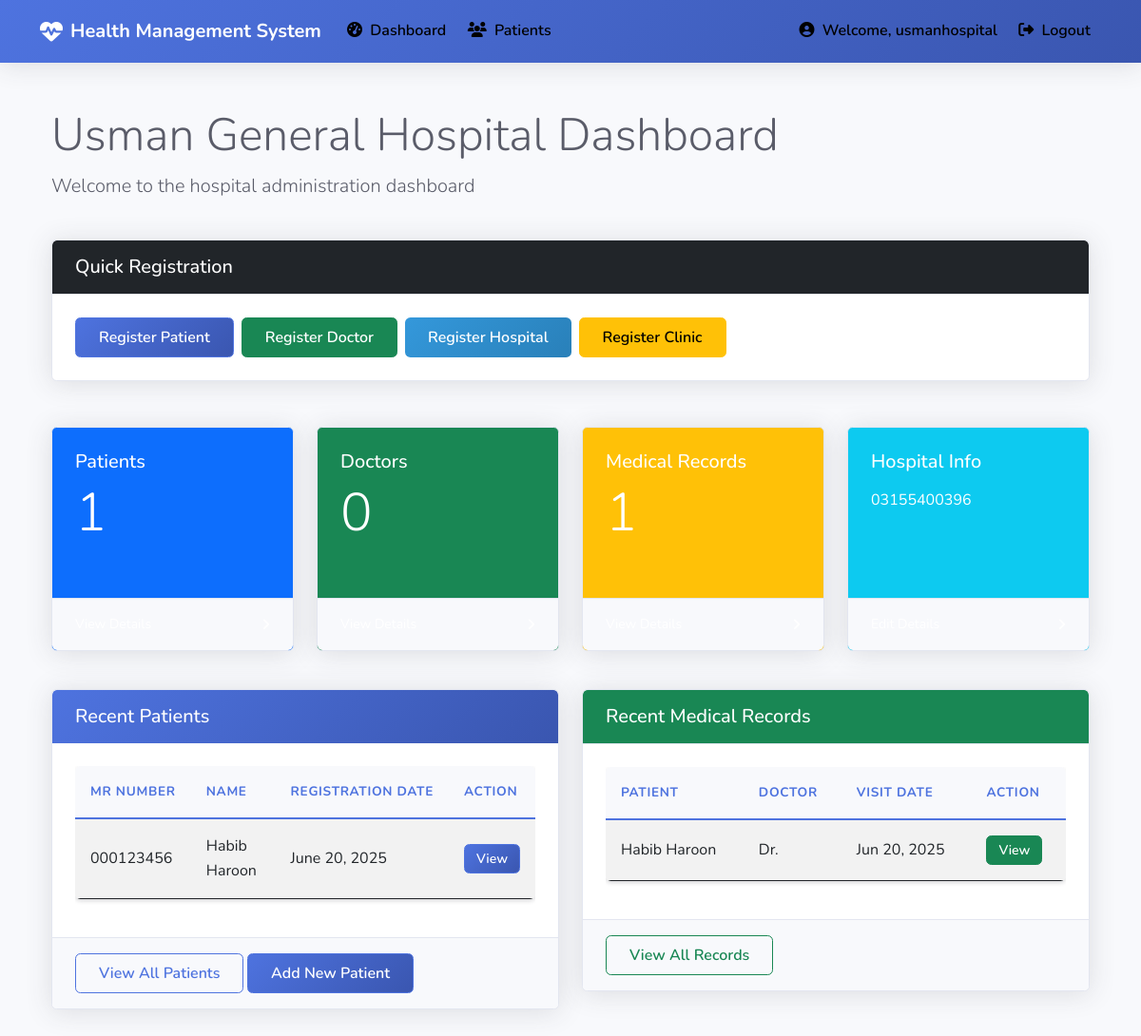
/hospital-admin/dashboard/ (signed in), run on the app's committed database.
### core/models.py (models this page shows, shortened)
class Hospital(models.Model):
    user = models.OneToOneField(User, on_delete=models.CASCADE, null=True, blank=True)
    HOSPITAL_TYPES = [
        ('public', 'Public'),
        ('private', 'Private'),
        ('military', 'Military'),
        ('trust', 'Trust'),
        ('ngo', 'NGO'),
    ]
    name = models.CharField(max_length=200)
    registration_number = models.CharField(max_length=50, default='REG-00000')  # Removed unique=True temporarily
    hospital_type = models.CharField(max_length=20, choices=HOSPITAL_TYPES, default='private')
    street_address = models.CharField(max_length=255, default='')
    city = models.CharField(max_length=100, default='')
    state = models.CharField(max_length=100, default='')
    postal_code = models.CharField(max_length=20, default='')
    country = models.CharField(max_length=100, default='')
    contact_person_name = models.CharField(max_length=100, default='')
    designation = models.CharField(max_length=100, default='')
    contact_number = models.CharField(max_length=15)
    email = models.EmailField()
    alternate_contact = models.CharField(max_length=15, blank=True, null=True)
    fax_number = models.CharField(max_length=15, blank=True, null=True)
    registration_date = models.DateField(auto_now_add=True)

class Patient(models.Model):
    mr_number = models.CharField(max_length=20, unique=True, validators=[MinLengthValidator(5)])
    first_name = models.CharField(max_length=100)
    last_name = models.CharField(max_length=100)
    date_of_birth = models.DateField()
    gender = models.CharField(max_length=10, choices=[('M', 'Male'), ('F', 'Female'), ('O', 'Other')])
    blood_group = models.CharField(max_length=5, blank=True)
    address = models.TextField()
    contact_number = models.CharField(max_length=15)
    email = models.EmailField(blank=True)
    registered_at = models.ForeignKey(Hospital, on_delete=models.CASCADE)
    registration_date = models.DateField(auto_now_add=True)

class PatientRecord(models.Model):
    patient = models.ForeignKey(Patient, on_delete=models.CASCADE)
    doctor = models.ForeignKey(Doctor, on_delete=models.SET_NULL, null=True)
    visit_date = models.DateTimeField(auto_now_add=True)
    symptoms = models.TextField()
    diagnosis = models.TextField()
    prescription = models.TextField()
    notes = models.TextField(blank=True)
    next_visit = models.DateField(blank=True, null=True)

class Doctor(models.Model):
    user = models.OneToOneField(User, on_delete=models.CASCADE)
    clinic = models.ForeignKey(Clinic, on_delete=models.SET_NULL, null=True, blank=True)
    specialization = models.CharField(max_length=200)
    license_number = models.CharField(max_length=50)
    contact_number = models.CharField(max_length=15)
    join_date = models.DateField(auto_now_add=True)
    def __str__(self):
        return f"Dr. {self.user.get_full_name()}"

### core/views.py (the view)
# urls.py: path('hospital-admin/dashboard/', views.hospital_admin_dashboard, name='hospital_admin_dashboard'),
@login_required
def hospital_admin_dashboard(request):
    if not hasattr(request.user, 'hospitaladmin'):
        return redirect('login')
    hospital_admin = request.user.hospitaladmin
    hospital = hospital_admin.hospital
    stats = {
        'hospital': hospital,
        'patient_count': Patient.objects.filter(registered_at=hospital).count(),
        'doctor_count': Doctor.objects.filter(clinic__hospital=hospital).count(),
        'record_count': PatientRecord.objects.filter(patient__registered_at=hospital).count(),
        'recent_patients': Patient.objects.filter(registered_at=hospital).order_by('-registration_date')[:10],
        'recent_records': PatientRecord.objects.filter(patient__registered_at=hospital).order_by('-visit_date')[:10],
    }
    return render(request, 'core/hospital_admin_dashboard.html', stats)

### templates/core/hospital_admin_dashboard.html (shortened to what this page needs)
{% extends "base.html" %}
{% block content %}
<div class="container mt-4">
    <div class="row mb-4">
        <div class="col-12">
            <h1 class="display-5">{{ hospital.name }} Dashboard</h1>
            <p class="lead">Welcome to the hospital administration dashboard</p>
        </div>
    </div>
    <div class="row mb-4">
        <div class="col-12">
            <div class="card">
                <div class="card-header bg-dark text-white">
                    <h5 class="mb-0">Quick Registration</h5>
                </div>
                <div class="card-body">
                    <div class="d-flex flex-wrap gap-2">
                        <a href="{% url 'register_patient' %}" class="btn btn-primary">Register Patient</a>
                        <a href="{% url 'register_doctor' %}" class="btn btn-success">Register Doctor</a>
                        <a href="{% url 'register_hospital' %}" class="btn btn-info">Register Hospital</a>
                        <a href="{% url 'register_clinic' %}" class="btn btn-warning">Register Clinic</a>
                    </div>
                </div>
            </div>
        </div>
    </div>
    <div class="row mb-4">
        <div class="col-md-3 mb-3">
            <div class="card bg-primary text-white h-100">
                <div class="card-body">
                    <h5 class="card-title">Patients</h5>
                    <h2 class="display-4">{{ patient_count }}</h2>
                </div>
                <div class="card-footer d-flex align-items-center justify-content-between">
                    <a href="{% url 'patient_list' %}" class="text-white text-decoration-none">View Details</a>
                    <i class="fas fa-angle-right text-white"></i>
                </div>
            </div>
        </div>
        <div class="col-md-3 mb-3">
            <div class="card bg-success text-white h-100">
                <div class="card-body">
                    <h5 class="card-title">Doctors</h5>
                    <h2 class="display-4">{{ doctor_count }}</h2>
                </div>
                <div class="card-footer d-flex align-items-center justify-content-between">
                    <a href="#" class="text-white text-decoration-none">View Details</a>
                    <i class="fas fa-angle-right text-white"></i>
                </div>
            </div>
        </div>
        <div class="col-md-3 mb-3">
            <div class="card bg-warning text-white h-100">
                <div class="card-body">
                    <h5 class="card-title">Medical Records</h5>
                    <h2 class="display-4">{{ record_count }}</h2>
                </div>
                <div class="card-footer d-flex align-items-center justify-content-between">
                    <a href="#" class="text-white text-decoration-none">View Details</a>
                    <i class="fas fa-angle-right text-white"></i>
                </div>
            </div>
        </div>
        <div class="col-md-3 mb-3">
            <div class="card bg-info text-white h-100">
                <div class="card-body">
                    <h5 class="card-title">Hospital Info</h5>
                    <p>{{ hospital.contact_number }}</p>
                </div>
                <div class="card-footer d-flex align-items-center justify-content-between">
                    <a href="#" class="text-white text-decoration-none">Edit Details</a>
                    <i class="fas fa-angle-right text-white"></i>
                </div>
            </div>
        </div>
    </div>
    <div class="row">
        <div class="col-md-6 mb-4">
            <div class="card">
                <div class="card-header bg-primary text-white">
                    <h5 class="mb-0">Recent Patients</h5>
                </div>
                <div class="card-body">
                    {% if recent_patients %}
                    <div class="table-responsive">
                        <table class="table table-striped">
                            <thead>
                                <tr>
                                    <th>MR Number</th>
                                    <th>Name</th>
                                    <th>Registration Date</th>
                                    <th>Action</th>
                                </tr>
                            </thead>
                            <tbody>
                                {% for patient in recent_patients %}
                                <tr>
                                    <td>{{ patient.mr_number }}</td>
                                    <td>{{ patient.first_name }} {{ patient.last_name }}</td>
                                    <td>{{ patient.registration_date }}</td>
                                    <td>
                                        <a href="{% url 'patient_detail' patient.mr_number %}" class="btn btn-sm btn-primary">View</a>
                                    </td>
                                </tr>
                                {% endfor %}
                            </tbody>
                        </table>
                    </div>
                    {% else %}
                    <p class="text-muted">No recent patients.</p>
                    {% endif %}
                </div>
                <div class="card-footer">
                    <a href="{% url 'patient_list' %}" class="btn btn-outline-primary">View All Patients</a>
                    <a href="{% url 'add_patient' %}" class="btn btn-primary">Add New Patient</a>
                </div>
            </div>
        </div>
        <div class="col-md-6 mb-4">
            <div class="card">
                <div class="card-header bg-success text-white">
                    <h5 class="mb-0">Recent Medical Records</h5>
                </div>
                <div class="card-body">
                    {% if recent_records %}
                    <div class="table-responsive">
                        <table class="table table-striped">
                            <thead>
                                <tr>
                                    <th>Patient</th>
                                    <th>Doctor</th>
                                    <th>Visit Date</th>
                                    <th>Action</th>
                                </tr>
                            </thead>
                            <tbody>
                                {% for record in recent_records %}
                                <tr>
                                    <td>{{ record.patient.first_name }} {{ record.patient.last_name }}</td>
                                    <td>{{ record.doctor }}</td>
                                    <td>{{ record.visit_date|date:"M d, Y" }}</td>
                                    <td>
                                        <a href="{% url 'patient_detail' record.patient.mr_number %}" class="btn btn-sm btn-success">View</a>
                                    </td>
                                </tr>
                                {% endfor %}
                            </tbody>
                        </table>
                    </div>
                    {% else %}
                    <p class="text-muted">No recent medical records.</p>
                    {% endif %}
                </div>
                <div class="card-footer">
                    <a href="#" class="btn btn-outline-success">View All Records</a>
                </div>
            </div>
        </div>
    </div>
</div>
{% endblock %}

### templates/base.html (shortened to what this page needs)
<!DOCTYPE html>
<html lang="en">
<head>
    <link rel="stylesheet" href="https://cdnjs.cloudflare.com/ajax/libs/font-awesome/6.4.0/css/all.min.css">
    <link href="https://cdn.jsdelivr.net/npm/bootstrap@5.3.0/dist/css/bootstrap.min.css" rel="stylesheet">
    {% load static %}
    <link href="{% static 'css/custom.css' %}" rel="stylesheet">
</head>
<body>
    {% if user.is_authenticated %}
    <nav class="navbar navbar-expand-lg navbar-dark mb-4">
        <div class="container">
            <a class="navbar-brand" href="{% url 'dashboard' %}">
                <i class="fas fa-heartbeat me-2"></i>Health Management System
            </a>
            <div class="collapse navbar-collapse" id="navbarNav">
                <ul class="navbar-nav me-auto">
                    <li class="nav-item">
                        <a class="nav-link" href="{% url 'dashboard' %}">
                            <i class="fas fa-tachometer-alt me-1"></i> Dashboard
                        </a>
                    </li>
                    <li class="nav-item">
                        <a class="nav-link" href="{% url 'patient_list' %}">
                            <i class="fas fa-users me-1"></i> Patients
                        </a>
                    </li>
                </ul>
                <div class="navbar-nav">
                    <span class="nav-item nav-link text-light">
                        <i class="fas fa-user-circle me-1"></i> Welcome, {{ user.get_full_name|default:user.username }}
                    </span>
                    <a class="nav-link" href="{% url 'logout' %}">
                        <i class="fas fa-sign-out-alt me-1"></i> Logout
                    </a>
                </div>
            </div>
        </div>
    </nav>
    {% endif %}
    <div class="container">
        {% block content %}{% endblock %}
    </div>
</body>
</html>

### static/css/custom.css (style rules this page uses)
:root { --primary-color: #4e73df; --primary-dark: #3a56b0; --secondary-color: #2c3e50; --success-color: #1cc88a; --info-color: #36b9cc; --warning-color: #f6c23e; --danger-color: #e74a3b; --light-color: #f8f9fc; --dark-color: #5a5c69; --border-radius: 0.35rem; --box-shadow: 0 0.15rem 1.75rem 0 rgba(58, 59, 69, 0.15); --box-shadow-sm: 0 0.125rem 0.25rem 0 rgba(58, 59, 69, 0.2); --transition: all 0.3s ease; --card-cap-bg: #f8f9fc; --card-border-color: #e3e6f0; }
body { font-family: 'Nunito', sans-serif; background-color: #f8f9fc; color: var(--dark-color); line-height: 1.6; min-height: 100vh; display: flex; flex-direction: column; }
.navbar { background: linear-gradient(135deg, var(--primary-color), var(--primary-dark)); box-shadow: var(--box-shadow); padding: 0.75rem 1rem; }
.navbar-brand { font-weight: 700; color: white !important; font-size: 1.25rem; display: flex; align-items: center; }
.navbar-brand i { margin-right: 0.5rem; font-size: 1.5rem; }
.nav-link { color: #000000 !important; transition: var(--transition); font-weight: 600; padding: 0.5rem 1rem; border-radius: var(--border-radius); margin: 0 0.2rem; position: relative; }
.card { border-radius: var(--border-radius); border: 1px solid var(--card-border-color); box-shadow: var(--box-shadow); transition: var(--transition); margin-bottom: 1.5rem; overflow: hidden; background-color: #fff; }
.card-header { background-color: var(--card-cap-bg); color: var(--dark-color); border-bottom: 1px solid var(--card-border-color); padding: 1rem 1.5rem; font-weight: 600; display: flex; align-items: center; justify-content: space-between; }
.card-header.bg-primary { background: linear-gradient(135deg, var(--primary-color), var(--primary-dark)) !important; color: white; border-bottom: none; }
.card-body { padding: 1.5rem; }
.card-footer { background-color: var(--card-cap-bg); border-top: 1px solid var(--card-border-color); padding: 1rem 1.5rem; font-size: 0.875rem; }
.btn { font-weight: 600; padding: 0.5rem 1.5rem; border-radius: var(--border-radius); transition: var(--transition); display: inline-flex; align-items: center; justify-content: center; }
.btn-sm { padding: 0.25rem 0.75rem; font-size: 0.875rem; }
.btn-primary { background: linear-gradient(135deg, var(--primary-color), var(--primary-dark)); border-color: var(--primary-color); color: white; }
.btn-outline-primary { color: var(--primary-color); border-color: var(--primary-color); }
.btn-info { background: linear-gradient(135deg, #3498db, #2980b9); border: none; color: white; }
.table { width: 100%; margin-bottom: 1rem; color: var(--dark-color); border-collapse: separate; border-spacing: 0; border-radius: var(--border-radius); overflow: hidden; box-shadow: var(--box-shadow-sm); }
.table thead th { background-color: var(--card-cap-bg); color: var(--primary-color); font-weight: 700; border-bottom: 2px solid var(--primary-color); padding: 1rem; text-align: left; white-space: nowrap; text-transform: uppercase; font-size: 0.85rem; letter-spacing: 0.05em; }
.table tbody tr { transition: var(--transition); border-bottom: 1px solid var(--card-border-color); }
.table tbody tr:last-child { border-bottom: none; }
.table td { padding: 1rem; vertical-align: middle; }
.table-striped tbody tr:nth-of-type(odd) { background-color: rgba(0, 0, 0, 0.02); }

### data on the page
Hospital: name "Usman General Hospital", contact_number "03155400396"
Patient: mr_number "000123456", first_name "Habib", last_name "Haroon", registration_date "June 20, 2025"
PatientRecord: patient.first_name "Habib", patient.last_name "Haroon", doctor "Dr.", visit_date "Jun 20, 2025"

### other printed values
{{ user.get_full_name|default:user.username }} "usmanhospital"
{{ patient_count }} "1"
{{ doctor_count }} "0"
{{ record_count }} "1"
